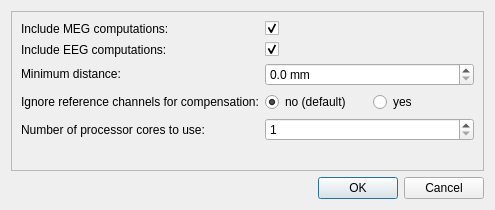
<?xml version="1.0" encoding="UTF-8"?>
<ui version="4.0">
 <class>DialogCreateFSolution</class>
 <widget class="QDialog" name="DialogCreateFSolution">
  <property name="geometry">
   <rect>
    <x>0</x>
    <y>0</y>
    <width>495</width>
    <height>210</height>
   </rect>
  </property>
  <property name="windowTitle">
   <string>Create forward solution</string>
  </property>
  <layout class="QGridLayout" name="gridLayout">
   <item row="0" column="0">
    <widget class="QFrame" name="frame">
     <property name="frameShape">
      <enum>QFrame::StyledPanel</enum>
     </property>
     <property name="frameShadow">
      <enum>QFrame::Raised</enum>
     </property>
     <layout class="QFormLayout" name="formLayout">
      <item row="0" column="0">
       <widget class="QLabel" name="labelIncludeMEG">
        <property name="text">
         <string>Include MEG computations:</string>
        </property>
       </widget>
      </item>
      <item row="0" column="1">
       <widget class="QCheckBox" name="checkBoxIncludeMEG">
        <property name="text">
         <string/>
        </property>
        <property name="checked">
         <bool>true</bool>
        </property>
       </widget>
      </item>
      <item row="1" column="0">
       <widget class="QLabel" name="labelIncludEEG">
        <property name="text">
         <string>Include EEG computations:</string>
        </property>
       </widget>
      </item>
      <item row="1" column="1">
       <widget class="QCheckBox" name="checkBoxIncludeEEG">
        <property name="text">
         <string/>
        </property>
        <property name="checked">
         <bool>true</bool>
        </property>
       </widget>
      </item>
      <item row="2" column="0">
       <widget class="QLabel" name="labelMinDist">
        <property name="text">
         <string>&lt;html&gt;&lt;head/&gt;&lt;body&gt;&lt;p&gt;Minimum distance:&lt;/p&gt;&lt;/body&gt;&lt;/html&gt;</string>
        </property>
       </widget>
      </item>
      <item row="2" column="1">
       <widget class="QDoubleSpinBox" name="doubleSpinBoxMinDist">
        <property name="suffix">
         <string> mm</string>
        </property>
        <property name="decimals">
         <number>1</number>
        </property>
       </widget>
      </item>
      <item row="3" column="0">
       <widget class="QLabel" name="labelIgnoreRef">
        <property name="text">
         <string>Ignore reference channels for compensation:</string>
        </property>
       </widget>
      </item>
      <item row="3" column="1">
       <layout class="QHBoxLayout" name="horizontalLayout">
        <item>
         <widget class="QRadioButton" name="radioButtonIgnoreNo">
          <property name="text">
           <string>no (default)</string>
          </property>
          <property name="checked">
           <bool>true</bool>
          </property>
          <attribute name="buttonGroup">
           <string notr="true">buttonGroupIgnoreRef</string>
          </attribute>
         </widget>
        </item>
        <item>
         <widget class="QRadioButton" name="radioButtonIgnoreYes">
          <property name="text">
           <string>yes</string>
          </property>
          <attribute name="buttonGroup">
           <string notr="true">buttonGroupIgnoreRef</string>
          </attribute>
         </widget>
        </item>
       </layout>
      </item>
      <item row="4" column="0">
       <widget class="QLabel" name="labelNJobs">
        <property name="text">
         <string>Number of processor cores to use:</string>
        </property>
       </widget>
      </item>
      <item row="4" column="1">
       <widget class="QSpinBox" name="spinBoxNJobs">
        <property name="minimum">
         <number>1</number>
        </property>
        <property name="maximum">
         <number>64</number>
        </property>
       </widget>
      </item>
     </layout>
    </widget>
   </item>
   <item row="1" column="0">
    <widget class="QDialogButtonBox" name="buttonBox">
     <property name="orientation">
      <enum>Qt::Horizontal</enum>
     </property>
     <property name="standardButtons">
      <set>QDialogButtonBox::Cancel|QDialogButtonBox::Ok</set>
     </property>
    </widget>
   </item>
  </layout>
 </widget>
 <resources/>
 <connections>
  <connection>
   <sender>buttonBox</sender>
   <signal>accepted()</signal>
   <receiver>DialogCreateFSolution</receiver>
   <slot>accept()</slot>
   <hints>
    <hint type="sourcelabel">
     <x>248</x>
     <y>254</y>
    </hint>
    <hint type="destinationlabel">
     <x>157</x>
     <y>274</y>
    </hint>
   </hints>
  </connection>
  <connection>
   <sender>buttonBox</sender>
   <signal>rejected()</signal>
   <receiver>DialogCreateFSolution</receiver>
   <slot>reject()</slot>
   <hints>
    <hint type="sourcelabel">
     <x>316</x>
     <y>260</y>
    </hint>
    <hint type="destinationlabel">
     <x>286</x>
     <y>274</y>
    </hint>
   </hints>
  </connection>
 </connections>
 <buttongroups>
  <buttongroup name="buttonGroupIgnoreRef"/>
 </buttongroups>
</ui>
